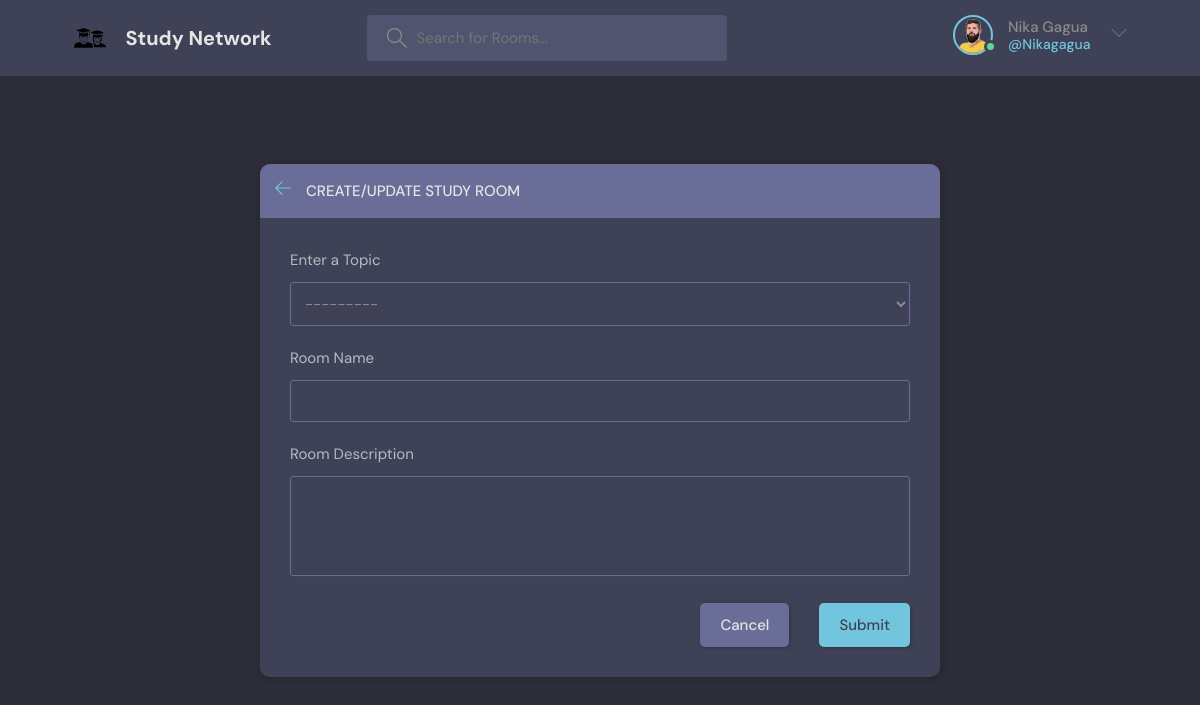
Screenshot of /create-room/ (signed in) with the database file from the repository.
### base/models.py (models this page shows)
class User(AbstractUser):
    username = models.CharField(max_length=150, unique=True)
    name = models.CharField(max_length=200, null=True)
    email = models.EmailField(unique=True, null=True)
    bio = models.TextField(null=True)
    avatar = models.ImageField(null=True, default="avatar.svg")
    USERNAME_FIELD = 'email'
    REQUIRED_FIELDS = ['username']

### base/views.py (the view, shortened to what this page needs)
# urls.py: path('create-room/', views.create_room, name='create-room'),
@login_required(login_url='login')
def create_room(request):
    form = RoomForm()
    topics = Topic.objects.all()
    context = {'form': form, 'topics': topics}
    return render(request, 'base/room_form.html', context)

### base/forms.py
class RoomForm(ModelForm):
    class Meta:
        model = Room
        fields = ['name', 'topic', 'description']

### base/models.py (called while the page is built)
    def __str__(self):
        return self.name

### base/templates/base/room_form.html (shortened to what this page needs)
{% extends 'main.html' %}
{% block content %}
    <main class="create-room layout">
        <div class="container">
            <div class="layout__box">
                <div class="layout__boxHeader">
                    <div class="layout__boxTitle">
                        <a href="{{ request.META.HTTP_REFERER }}">
                            <svg version="1.1" xmlns="http://www.w3.org/2000/svg" width="32" height="32"
                                 viewBox="0 0 32 32">
                                <title>arrow-left</title>
                                <path
                                        d="M13.723 2.286l-13.723 13.714 13.719 13.714 1.616-1.611-10.96-10.96h27.625v-2.286h-27.625l10.965-10.965-1.616-1.607z">
                                </path>
                            </svg>
                        </a>
                        <h3>Create/Update Study Room</h3>
                    </div>
                </div>
                <div class="layout__body">
                    <form class="form" action="" method="POST">
                        <div class="form__group">
                            <label for="{{ form.topic.id_for_label }}">Enter a Topic</label>
                            {{ form.topic }}
                        </div>
                        <div class="form__group">
                            <label for="{{ form.name.id_for_label }}">Room Name</label>
                            {{ form.name }}
                        </div>
                        <div class="form__group">
                            <label for="{{ form.description.id_for_label }}">Room Description</label>
                            {{ form.description }}
                        </div>
                        <div class="form__action">
                            <a class="btn btn--dark" href="{{ request.META.HTTP_REFERER }}">Cancel</a>
                            <button class="btn btn--main" type="submit">Submit</button>
                        </div>
                    </form>
                </div>
            </div>
        </div>
    </main>
{% endblock content %}

### templates/navbar.html (shortened to what this page needs)
{% block content %}
    <header class="header header--loggedIn">
        <div class="container">
            <a href="{% url 'home' %}" class="header__logo">
                <img src="/static/assets/study-group-icon.svg" alt="logo"/>
                <h1>Study Network</h1>
            </a>
            <form class="header__search" method="get" action="{% url 'home' %}">
                <label>
                    <input type="text" name="q" placeholder="Search for Rooms..."/>
                </label>
            </form>
            <nav class="header__menu">
                {% if request.user.is_authenticated %}
                    <div class="header__user">
                        <a href="{% url 'user-profile' request.user.id %}">
                            <div class="avatar avatar--medium active">
                                <img src="{{ user.avatar.url }}" alt="=user avatar"/>
                            </div>
                            {% if request.user.name %}
                                <p>{{ request.user.name }}
                                    <span>@{{ request.user.username }}</span></p>
                            {% else %}
                                <p>{{ request.user.username.capitalize }}
                                    <span>@{{ request.user.username }}</span></p>
                            {% endif %}
                        </a>
                        <button class="dropdown-button">
                            <svg xmlns="http://www.w3.org/2000/svg" width="32" height="32"
                                 viewBox="0 0 32 32">
                                <title>chevron-down</title>
                                <path d="M16 21l-13-13h-3l16 16 16-16h-3l-13 13z"></path>
                            </svg>
                        </button>
                    </div>
                {% else %}
                    <a href="{% url 'login' %}">
                        <img src="/static/assets/avatar.svg" alt="">
                        <p>Login</p>
                    </a>
                {% endif %}
            </nav>
        </div>
    </header>
{% endblock %}

### rows the page displays
User: avatar (picture), user.name "Nika Gagua", user.username "Nikagagua"
